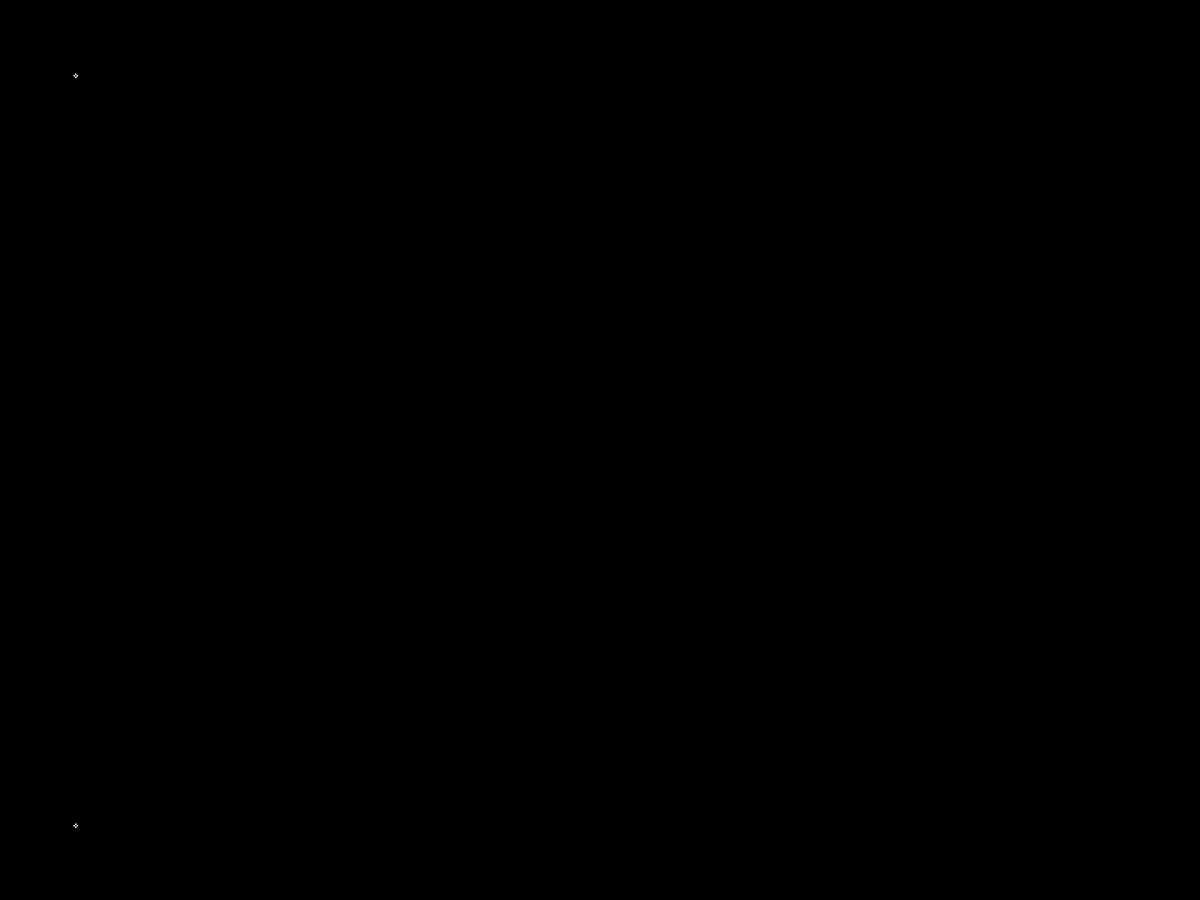
Frame 1 (no input)
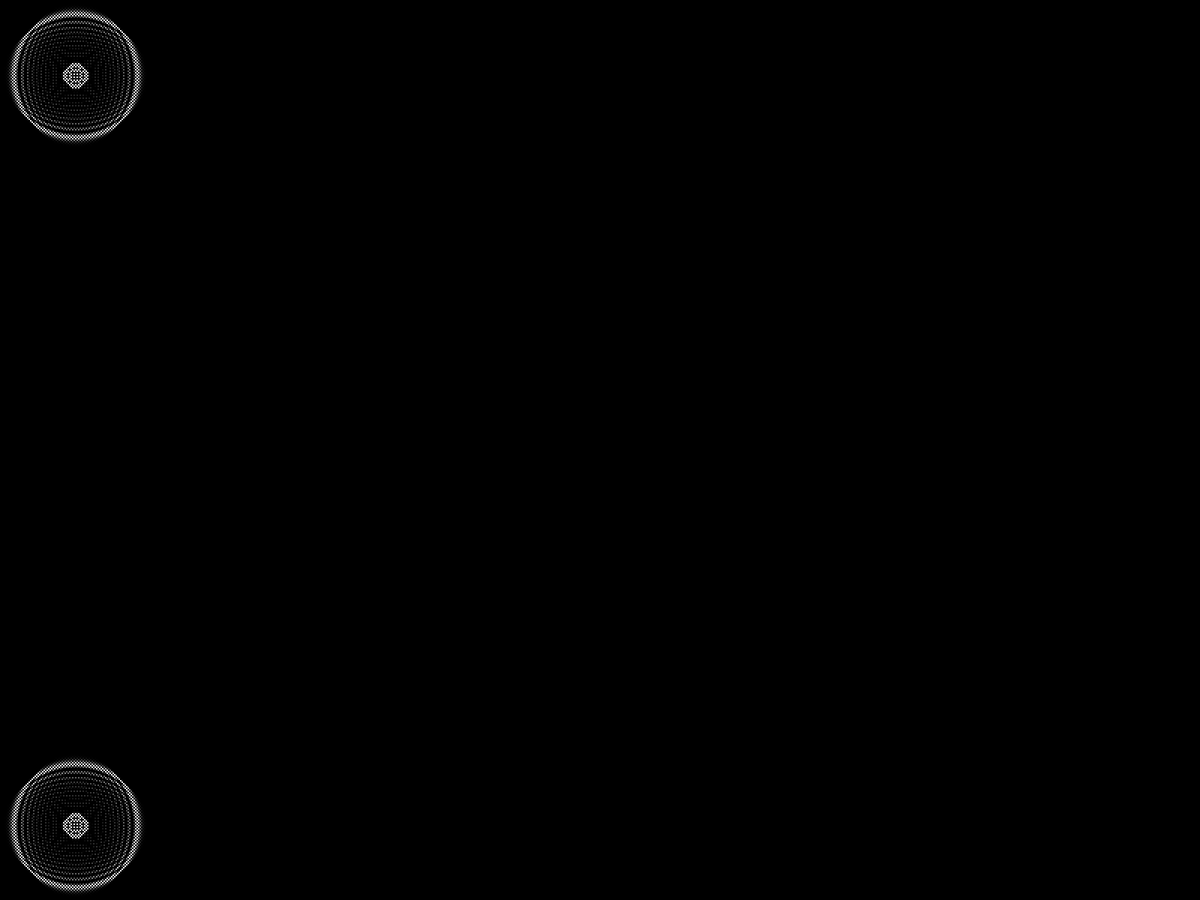
Frame 60 (the mouse pressed at the canvas centre just before this capture)
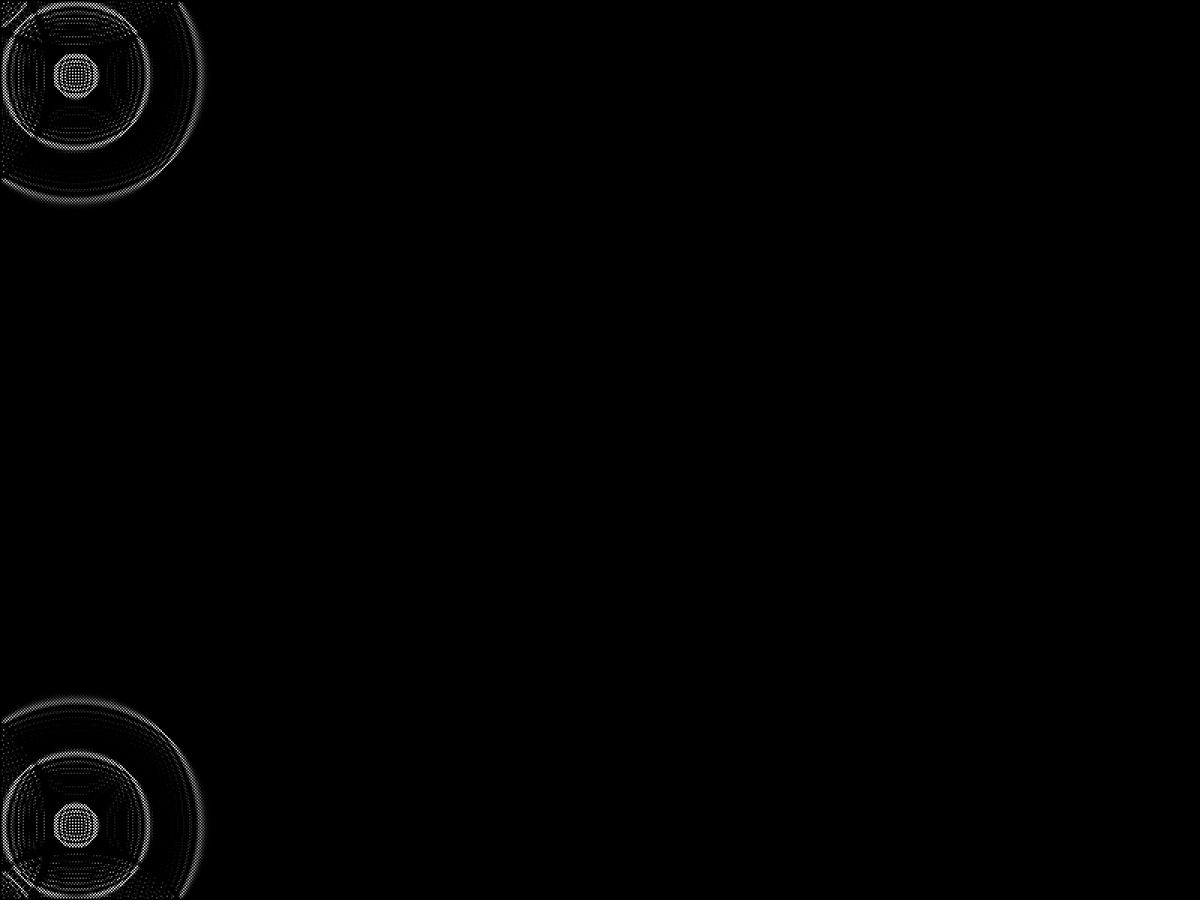
Frame 120 (the mouse held since frame 60 and released just before this capture)

The Processing sketch that drew these frames (run headless with seeded random() and noise(); from frame 60 on, the mouse is pressed at the canvas centre):

// Processing sketch: WaterRipples2DInterference
// ── WaterRipples2DInterference.pde
int cols;
int rows;
float[][] current;
float[][] previous;
float res = 2;
float dampening = 0.999;
int max = 5000;
float T1 = 50;
float T2 = 50;
float x1, x2, y1, y2;
int counter = 0;
void setup() {
  fullScreen();
  noStroke();
  cols = int(width/res);
  rows = int(height/res);
  current = new float[cols][rows];
  previous = new float[cols][rows];
  x1 = 100;
  y1 = 100;
  x2 = 100;
  y2 = height - 100;
}

void mouseDragged() {
  previous[int(mouseX/res)][int(mouseY/res)] = max;
}

void draw() {
  background(0);
  //frameRate(20);
  if (counter % T1 == 0) previous[int(x1/res)][int(y1/res)] = max;
  if (counter % T2 == 0) previous[int(x2/res)][int(y2/res)] = max;
  for (int i = 1; i < cols-1; i++) {
    for (int j = 1; j < rows-1; j++) {
      current[i][j] = (
        previous[i-1][j] + 
        previous[i+1][j] +
        previous[i][j-1] + 
        previous[i][j+1]
        ) / 2
        - current[i][j];
      current[i][j] = current[i][j] * dampening;
      int index = i + j * cols;
      fill(color(current[i][j]));
      rect(i*res, j*res, res,res);
    }
  }
  float[][] temp = previous;
  previous = current;
  current = temp;
  counter ++;
}
